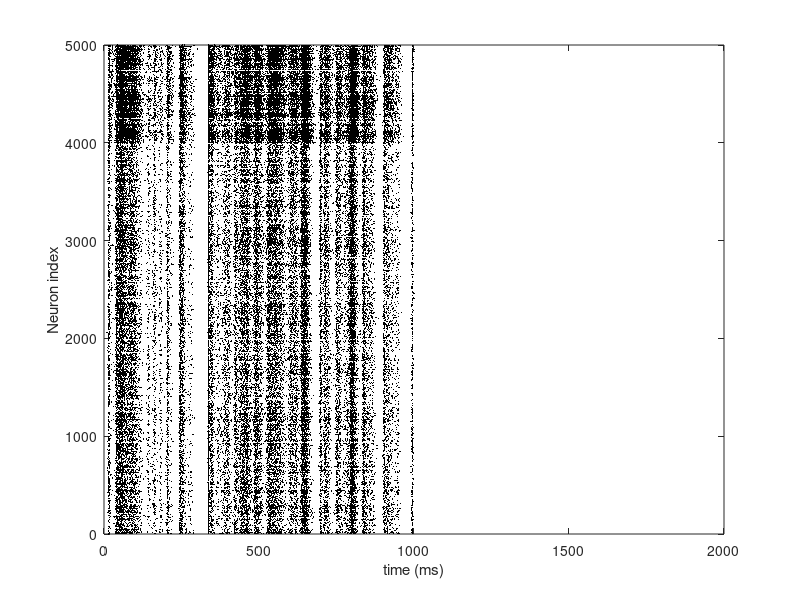
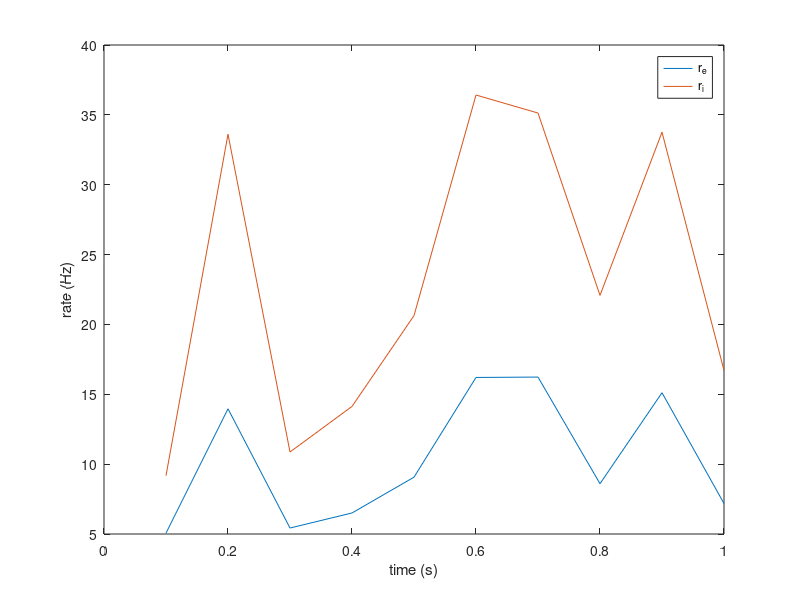

Write the MATLAB code that produced these figures, in order. (Note: a time limit stopped this script after it produced the figures.)
%% Simulation of EE plastic balanced network. April 2020.
%%% This code simulates a single run of a balanced network with Hebbian
%%% STDP on EE synapses.

clear

rng(1);

% Number of neurons in each population
N = 5000;
Ne=0.8*N;
Ni=0.2*N;

% Number of neurons in ffwd layer
Nx=0.2*N;

% Recurrent net connection probabilities
P=[0.1 0.1; 0.1 0.1];

% Ffwd connection probs
Px=[.1; .1];

%%%
% Correlation between the spike trains in the ffwd layer
c=0.1;

% Timescale of correlation
taujitter=5;

% Mean connection strengths between each cell type pair
Jm=[20 -100; 112.5 -250]/sqrt(N);
Jxm=[180; 135]/sqrt(N);

% Plasticity parameters. Set the upper bound.
Jmax=25/sqrt(N); % Fp: Jmax

% Time (in ms) for sim
T=1000;

% Time discretization
dt=.1;

% Proportions
qe=Ne/N;
qi=Ni/N;
qf=Nx/N;

% FFwd spike train rate (in kHz)
rx=10/1000;

% Number of time bins
Nt=round(T/dt);
time=dt:dt:T;

% Extra stimulus: Istim is a time-dependent stimulus
% it is delivered to all neurons with weights given by JIstim.
% Specifically, the stimulus to neuron j at time index i is:
% Istim(i)*JIstim(j)
Istim=zeros(size(time)); 
Istim(time>T/2)=0; 
jestim=0; 
jistim=0;
Jstim=sqrt(N)*[jestim*ones(Ne,1); jistim*ones(Ni,1)]; 

% Build mean field matrices
Q=[qe qi; qe qi];
Qf=[qf; qf];
W=P.*(Jm*sqrt(N)).*Q;
Wx=Px.*(Jxm*sqrt(N)).*Qf;

% Synaptic timescales
taux=10;
taue=8;
taui=4;

% Generate connectivity matrices
tic
J=[Jm(1,1)*binornd(1,P(1,1),Ne,Ne) Jm(1,2)*binornd(1,P(1,2),Ne,Ni); ...
   Jm(2,1)*binornd(1,P(2,1),Ni,Ne) Jm(2,2)*binornd(1,P(2,2),Ni,Ni)];
Jx=[Jxm(1)*binornd(1,Px(1),Ne,Nx); Jxm(2)*binornd(1,Px(2),Ni,Nx)];
tGen=toc;
disp(sprintf('\nTime to generate connections: %.2f sec',tGen))


%%% Make correlated Poisson spike times for ffwd layer
tic
if(c<1e-5) % If uncorrelated
    nspikeX=poissrnd(Nx*rx*T);
    st=rand(nspikeX,1)*T;
    sx=zeros(2,numel(st));
    sx(1,:)=sort(st);
    sx(2,:)=randi(Nx,1,numel(st)); % neuron indices
    clear st;
else % If correlated
    rm=rx/c; % Firing rate of mother process
    nstm=poissrnd(rm*T); % Number of mother spikes
    stm=rand(nstm,1)*T; % spike times of mother process    
    maxnsx=T*rx*Nx*1.2; % Max num spikes
    sx=zeros(2,maxnsx);
    ns=0;
    for j=1:Nx  % For each ffwd spike train
        ns0=binornd(nstm,c); % Number of spikes for this spike train
        st=randsample(stm,ns0); % Sample spike times randomly
        st=st+taujitter*randn(size(st)); % jitter spike times
        st=st(st>0 & st<T); % Get rid of out-of-bounds times
        ns0=numel(st); % Re-compute spike count
        sx(1,ns+1:ns+ns0)=st; % Set the spike times and indices        
        sx(2,ns+1:ns+ns0)=j;
        ns=ns+ns0;
    end

    % Get rid of padded zeros
    sx = sx(:,sx(1,:)>0);
    
    % Sort by spike time
    [~,I] = sort(sx(1,:));
    sx = sx(:,I);
    
    
    nspikeX=size(sx,2);
    
end
tGenx=toc;
disp(sprintf('\nTime to generate ffwd spikes: %.2f sec',tGenx))


% Neuron parameters
Cm=1;
gL=1/15;
EL=-72;
Vth=-50;
Vre=-75;
DeltaT=1;
VT=-55;

% Plasticity params
eta=1/1000; % Learning rate 
tauSTDP=200;

% Random initial voltages
V0=rand(N,1)*(VT-Vre)+Vre;

% Maximum number of spikes for all neurons
% in simulation. Make it 50Hz across all neurons
% If there are more spikes, the simulation will
% terminate
maxns=ceil(.05*N*T);

% Indices of neurons to record currents, voltages
nrecord0=100; % Number to record from each population
Irecord=[randperm(Ne,nrecord0) randperm(Ni,nrecord0)+Ne];
numrecord=numel(Irecord); % total number to record

% Synaptic weights to record. 
% The first row of Jrecord is the postsynaptic indices
% The second row is the presynaptic indices
nJrecord0=1000; % Number to record
[II,JJ]=find(J(1:Ne,1:Ne)); % Find non-zero E to E weights
III=randperm(numel(II),nJrecord0); % Choose some at random to record
II=II(III);
JJ=JJ(III);
Jrecord=[II JJ]'; % Record these
numrecordJ=size(Jrecord,2);
if(size(Jrecord,1)~=2)
    error('Jrecord must be 2xnumrecordJ');
end

% Number of time bins to average over when recording
nBinsRecord=100;%20;
dtRecord=nBinsRecord*dt;
timeRecord=dtRecord:dtRecord:T;
Ntrec=numel(timeRecord);

% Integer division function
IntDivide=@(n,k)(floor((n-1)/k)+1);

V=V0;
Ie=zeros(N,1);
Ii=zeros(N,1);
Ix=zeros(N,1);
x=zeros(N,1);
IeRec=zeros(numrecord,Ntrec);
IiRec=zeros(numrecord,Ntrec);
IxRec=zeros(numrecord,Ntrec);
IeRecord=zeros(N,1);
IiRecord=zeros(N,1);
IxRecord=zeros(N,1);
Ie_Record_Wholetime = zeros(1,T/dt);
Ii_Record_Wholetime = zeros(1,T/dt);
conv_Spike=zeros(N,1);
conv_Spike_X=zeros(Nx,1);
sum_conv_Spike = zeros(N,1);
sum_conv_Spike_X = zeros(Nx,1);

VRec=zeros(numrecord,Ntrec);
wRec=zeros(numrecord,Ntrec);
JRec=zeros(1,Ntrec);
iFspike=1;
s=zeros(2,maxns);
nspike=0;
TooManySpikes=0;

tic
for i=1:numel(time)

    % Propogate ffwd spikes
    while(sx(1,iFspike)<=time(i) && iFspike<nspikeX)
        jpre=sx(2,iFspike);
        Ix=Ix+Jx(:,jpre)/taux;
        Spikes_X = zeros(Nx,1);
        Spikes_X(jpre) = 1;
        conv_Spike_X(:,1) = conv_Spike_X(:,1) + Spikes_X;        
        iFspike=iFspike+1;
    end
    
    
    % Euler update to V
    V=V+(dt/Cm)*(Istim(i)*Jstim+Ie+Ii+Ix+gL*(EL-V)+gL*DeltaT*exp((V-VT)/DeltaT));
    
    % Find which neurons spiked
    Ispike=find(V>=Vth);    
    
    % If there are spikes
    if(~isempty(Ispike))

        % Store spike times and neuron indices
        if(nspike+numel(Ispike)<=maxns)
            s(1,nspike+1:nspike+numel(Ispike))=time(i);
            s(2,nspike+1:nspike+numel(Ispike))=Ispike;
        else
            TooManySpikes=1;
            break;
        end
                
        
        % Update synaptic currents
        Ie=Ie+sum(J(:,Ispike(Ispike<=Ne)),2)/taue;    
        Ii=Ii+sum(J(:,Ispike(Ispike>Ne)),2)/taui;            
        
        % Get actual current coming out of each neuron.
        Spikes = zeros(N,1);
        Spikes(Ispike) = 1;
        conv_Spike(:,1) = conv_Spike(:,1) + Spikes;         
        
        
        % If there is plasticity
        if(eta~=0)
            % Update synaptic weights according to plasticity rules
            % E to E after presynaptic spike    
            J(1:Ne,Ispike(Ispike<=Ne))=J(1:Ne,Ispike(Ispike<=Ne))+ ... 
                -repmat(eta*(x(1:Ne)),1,nnz(Ispike<=Ne)).*(J(1:Ne,Ispike(Ispike<=Ne)));
            % E to E after a postsynaptic spike
            J(Ispike(Ispike<=Ne),1:Ne)=J(Ispike(Ispike<=Ne),1:Ne)+ ... 
                +repmat(eta*x(1:Ne)',nnz(Ispike<=Ne),1).*(Jmax).*(J(Ispike(Ispike<=Ne),1:Ne)~=0);
        end
        
        % Update rate estimates for plasticity rules
        x(Ispike)=x(Ispike)+1;
        
        % Update cumulative number of spikes
        nspike=nspike+numel(Ispike);
    end            
    
    % Euler update to synaptic currents
    Ie=Ie-dt*Ie/taue;
    Ii=Ii-dt*Ii/taui;
    Ix=Ix-dt*Ix/taux;
    conv_Spike(1:Ne,1)=conv_Spike(1:Ne,1)-dt*conv_Spike(1:Ne,1)/taue;
    conv_Spike(Ne+1:N,1)=conv_Spike(Ne+1:N,1)-dt*conv_Spike(Ne+1:N,1)/taui;
    conv_Spike_X(:,1)=conv_Spike_X(:,1)-dt*conv_Spike_X(:,1)/taux;
     
    % Update time-dependent firing rates for plasticity
    x(1:Ne)=x(1:Ne)-dt*x(1:Ne)/tauSTDP;
    x(Ne+1:end)=x(Ne+1:end)-dt*x(Ne+1:end)/tauSTDP;
    
    % This makes plots of V(t) look better.
    % All action potentials reach Vth exactly. 
    % This has no real effect on the network sims
    V(Ispike)=Vth;
    
    % Store recorded variables
    ii=IntDivide(i,nBinsRecord); 
    IeRec(:,ii)=IeRec(:,ii)+Ie(Irecord);
    IiRec(:,ii)=IiRec(:,ii)+Ii(Irecord);
    IxRec(:,ii)=IxRec(:,ii)+Ix(Irecord);
    VRec(:,ii)=VRec(:,ii)+V(Irecord);
    JRec(1,ii)=mean(J(sub2ind(size(J),Jrecord(1,:),Jrecord(2,:))));
    
    % Reset mem pot.
    V(Ispike)=Vre;
    
    if i>=T/2/dt
        sum_conv_Spike = sum_conv_Spike + conv_Spike(:,1);
        sum_conv_Spike_X = sum_conv_Spike_X + conv_Spike_X(:,1);
        IeRecord = IeRecord + Ie;
        IiRecord = IiRecord + Ii;
        IxRecord = IxRecord + Ix;
    end
    
    Ie_Record_Wholetime(1,i) = mean(Ie(1:Ne));
    Ii_Record_Wholetime(1,i) = mean(Ii(1:Ne));

    
end
IeRec=IeRec/nBinsRecord; % Normalize recorded variables by # bins
IiRec=IiRec/nBinsRecord;
IxRec=IxRec/nBinsRecord;
VRec=VRec/nBinsRecord;

% did computation online, so now divide to get the average.
IeRecord = IeRecord/(numel(time)/2);
IiRecord = IiRecord/(numel(time)/2);
IxRecord = IxRecord/(numel(time)/2);

s=s(:,1:nspike); % Get rid of padding in s
tSim=toc;
disp(sprintf('\nTime for simulation: %.2f min',tSim/60))


%% Make a raster plot of first 500 neurons 
% s(1,:) are the spike times
% s(2,:) are the associated neuron indices
figure
plot(s(1,s(2,:)<5000),s(2,s(2,:)<5000),'k.','Markersize',0.25)
xlabel('time (ms)')
ylabel('Neuron index')
xlim([0 2000])

% Mean rate of each neuron (excluding burn-in period)
Tburn=T/2;
reSim=hist(s(2,s(1,:)>Tburn & s(2,:)<=Ne),1:Ne)/(T-Tburn);
riSim=hist(s(2,s(1,:)>Tburn & s(2,:)>Ne)-Ne,1:Ni)/(T-Tburn);

% Mean rate over E and I pops
reMean=mean(reSim);
riMean=mean(riSim);
disp(sprintf('\nMean E and I rates from sims: %.2fHz %.2fHz',1000*reMean,1000*riMean))

% Time-dependent mean rates
dtRate=100; % ms
eRateT=hist(s(1,s(2,:)<=Ne),1:dtRate:T)/(dtRate*Ne);
iRateT=hist(s(1,s(2,:)>Ne),1:dtRate:T)/(dtRate*Ni);

% Plot time-dependent rates
figure
plot((dtRate:dtRate:T)/1000,1000*eRateT)
hold on
plot((dtRate:dtRate:T)/1000,1000*iRateT)
legend('r_e','r_i')
ylabel('rate (Hz)')
xlabel('time (s)')

%% If plastic, plot mean connection weights over time
if(eta~=0)
    figure;
    plot(timeRecord/1000,JRec*sqrt(N), 'linewidth',3)
    xlabel('time (s)')
    ylabel('Mean E to E synaptic weight')
    
    figure;
    histogram(nonzeros(J(1:Ne,1:Ne)*sqrt(N)))
    xlabel('j_{EE}')
    ylabel('Count')

end


%% All the code below computes spike count covariances and correlations
%%% We want to compare the resulting covariances to what is predicted by
%%% the theory, first for non-plastic netowrks (eta=0)

% Compute spike count covariances over windows of size
% winsize starting at time T1 and ending at time T2.
winsize=250; 
T1=T/2; % Burn-in period of 250 ms
T2=T;   % Compute covariances until end of simulation
C=SpikeCountCov(s,N,T1,T2,winsize);


% Get mean spike count covariances over each sub-pop
[II,JJ]=meshgrid(1:N,1:N);
mCee=mean(C(II<=Ne & JJ<=II));
mCei=mean(C(II<=Ne & JJ>Ne));
mCii=mean(C(II>Ne & JJ>II));

% Mean-field spike count cov matrix
% Compare this to the theoretical prediction
mC=[mCee mCei; mCei mCii]

% Compute spike count correlations
% This takes a while, so make it optional
ComputeSpikeCountCorrs=0;
if(ComputeSpikeCountCorrs)
    
    % Get correlation matrix from cov matrix
    tic
    R=corrcov(C);
    toc
    
    mRee=mean(R(II<=Ne & JJ<=II & isfinite(R)));
    mRei=mean(R(II<=Ne & JJ>Ne & isfinite(R)));
    mRii=mean(R(II>Ne & JJ>II & isfinite(R)));

    % Mean-field spike count correlation matrix
    mR=[mRee mRei; mRei mRii]


end


%% Compute distribution of CV of ISI's. - optional
% Column 1 has spike times and column 2 the neuron index
ComputeCV=0;
if ComputeCV~=0
    spikeTrain = transpose(s);
    % Sort neuron index in ascending order, keeping the correct spike time for
    % each one of them.
    spikeTrain = sortrows(spikeTrain,2);
    
    tic
    BadValue_index = zeros(N-1,1);
    spikes = cell(N,1);
    for i=1:N-1
        
        BadValue_index(i+1) = BadValue_index(i) + sum(spikeTrain(:,2) == i);
        
        spikes{i} = spikeTrain(BadValue_index(i)+1:BadValue_index(i+1),1);
        
    end
    for i=1:N
        if isempty(spikes{i})
            spikes{i} = [];
        end
    end
    ISI=cell(N,1);
    for i=1:N
        ISI{i} = diff(spikes{i}(:),1,1);
        sigma(i) = std(ISI{i}(:));
        mu(i) = mean(ISI{i}(:));
    end
    tSim=toc;
    disp(sprintf('\nTime for CV: %.2f min',tSim/60))
    
    CV_ISI = sigma./mu;
    CV_ISI = CV_ISI(~isnan(CV_ISI));
    
    % Plot distribution of ISI's.
    figure;
    histogram(CV_ISI(CV_ISI~=0),1000)
    
    MEAN_CV_ISI = mean(CV_ISI(CV_ISI~=0))
    
end

%% Compute cov(J,S) to check if this is the issue with weights.
% Use the final steady state weights and the final currents: Ii, Ie,Ix.
mean_conv_Spike = sum_conv_Spike/(T/dt/2);
mean_conv_Spike_X = sum_conv_Spike_X/(T/dt/2);

Mean_J_times_Se = zeros(N,1);
Mean_JSe = zeros(N,1);
for i = 1:N
    Mean_J_times_Se(i) = mean( J(i,1:Ne) .* mean_conv_Spike(1:Ne)' ); 
    Mean_JSe(i) =  mean( J(i,1:Ne) ) * mean(mean_conv_Spike(1:Ne)');
end
figure; hold on
plot(Mean_J_times_Se)
plot(Mean_JSe)
plot(Mean_J_times_Se - Mean_JSe, 'linewidth',1)
xlabel('N','fontsize',15)

leg = legend('mean(J*Si)','mean(J)*mean(Si)','cov(J,Si)');
leg.FontSize=11;

mean(Mean_J_times_Se)
mean(Mean_JSe)
mean(Mean_J_times_Se) - mean(Mean_JSe)
-100*(mean(Mean_J_times_Se) - mean(Mean_JSe))/mean(Mean_J_times_Se)

%% Compute correlations between E to E synapses over time.
tic
Corr_EE_syn = corr(JRec(:,T/dt/nBinsRecord/2:end)');
toc
colvect= Corr_EE_syn(find(~tril(ones(size(Corr_EE_syn)))));
Avg_Corr_EE = mean( colvect )

%% Here we check if <Jr> is well approximated by <J><r> or not.

R_e_sims = mean(IeRecord(1:Ne)+IiRecord(1:Ne))
R_i_sims = mean(IeRecord(Ne+1:N)+IiRecord(Ne+1:N))

W(1,1) = 0.1*(mean(nonzeros(J(1:Ne,1:Ne)))*sqrt(N))*0.8;
eFR = mean(reSim); iFR = mean(riSim);
R_e_theory = (W(1,1) * eFR + W(1,2) * iFR)*sqrt(N)
R_i_theory = (W(2,1) * eFR + W(2,2) * iFR)*sqrt(N)


 
